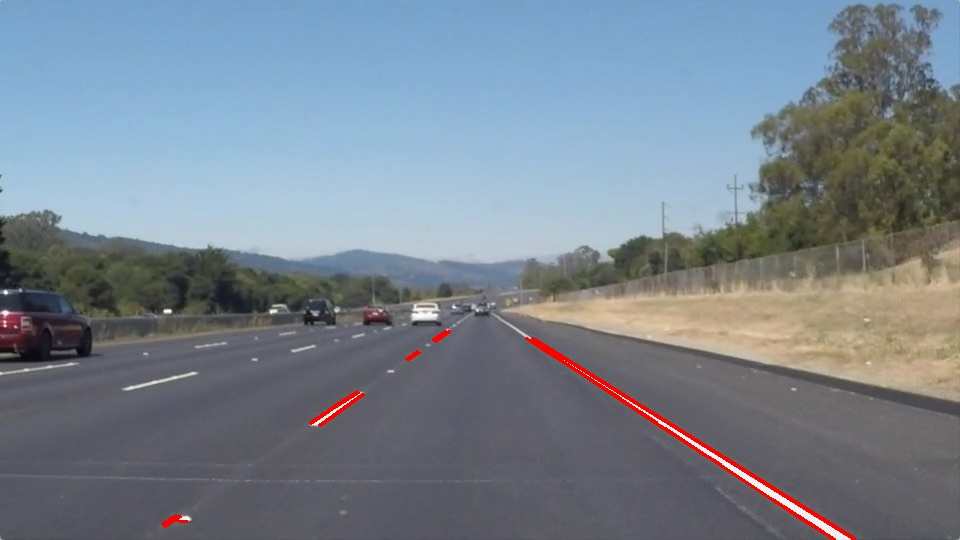
#> input picture wk01_finding_lanes/line-segments-example.jpg, 960 x 540 px; its folder holds only this picture in this run
$ python -i process_video.py   (imports and definitions only)
#> lines starting #> are read from the running program, lines starting #| are printed output that depends on the picture; after the words box and inside, x2 and y2 are one past the last pixel; in counts of white or black regions, pixels touching at a corner belong together
#importing some useful packages
import matplotlib.pyplot as plt
import matplotlib.image as mpimg
import numpy as np
import cv2
import math


def grayscale(img):
    """Applies the Grayscale transform
    This will return an image with only one color channel
    but NOTE: to see the returned image as grayscale
    you should call plt.imshow(gray, cmap='gray')"""
    return cv2.cvtColor(img, cv2.COLOR_BGR2GRAY)


def canny(img, low_threshold, high_threshold):
    """Applies the Canny transform"""
    return cv2.Canny(img, low_threshold, high_threshold)


def gaussian_blur(img, kernel_size):
    """Applies a Gaussian Noise kernel"""
    return cv2.GaussianBlur(img, (kernel_size, kernel_size), 0)


def region_of_interest(img, vertices):
    """
    Applies an image mask.

    Only keeps the region of the image defined by the polygon
    formed from `vertices`. The rest of the image is set to black.
    """
    # defining a blank mask to start with
    mask = np.zeros_like(img)

    # defining a 3 channel or 1 channel color to fill the mask with depending on the input image
    if len(img.shape) > 2:
        channel_count = img.shape[2]  # i.e. 3 or 4 depending on your image
        ignore_mask_color = (255,) * channel_count
    else:
        ignore_mask_color = 255

    # filling pixels inside the polygon defined by "vertices" with the fill color
    cv2.fillPoly(mask, vertices, ignore_mask_color)

    # returning the image only where mask pixels are nonzero
    masked_image = cv2.bitwise_and(img, mask)
    return masked_image


# [33 lines left out: functions draw_lines, hough_lines, not called in this run]


# Python 3 has support for cool math symbols.

def weighted_img(img, initial_img, alpha=0.8, beta=1., lamda=0.):
    """
    `img` is the output of the hough_lines(), An image with lines drawn on it.
    Should be a blank image (all black) with lines drawn on it.

    `initial_img` should be the image before any processing.

    The result image is computed as follows:

    initial_img * alpha + img * beta + lamda
    NOTE: initial_img and img must be the same shape!
    """
    return cv2.addWeighted(initial_img, alpha, img, beta, lamda)

def get_line_points(line):
    [x1, y1, x2, y2] = line[0]
    # line equation y = f(X)
    m = (y2 - y1) / (x2 - x1)
    def line_eq(m, X):
        return m * (X - x1) + y1

    line_func = np.vectorize(line_eq)

    x = np.arange(x1, x2+1, dtype=np.uint16)
    y = line_func(m, x).astype(np.uint16)
    #return np.swapaxes([x,y],0,1)
    #return np.dstack((x, y))
    return np.stack((x,y), axis=-1)

def hough_lines_points(img, rho, theta, threshold, min_line_len, max_line_gap):
    """
    `img` should be the output of a Canny transform.

    Returns an image with hough lines drawn.
    """
    lines = cv2.HoughLinesP(img, rho, theta, threshold, np.array([]), minLineLength=min_line_len,
                            maxLineGap=max_line_gap)
    cnt = np.array([], dtype=np.uint16).reshape(0,2)
    tmp = np.zeros_like(img)
    for line in lines:
        [x1, y1, x2, y2] = line[0]
        # print(line)
        cv2.line(tmp, (x1, y1), (x2, y2), 255, 2)
        points = get_line_points(line)
        cnt = np.vstack((cnt,points))
    # plt.imshow(tmp, cmap='gray')  #call as plt.imshow(gray, cmap='gray') to show a grayscaled image
    # plt.show()
    return cnt


def fitting_line_points(gray, cnt, region_topy = 325):
    # Fitline to average lines

    # apply fitline() function
    [vx, vy, x, y] = cv2.fitLine(cnt, cv2.DIST_L2, 0, 0.01, 0.01)
    # Now find two extreme points on the line to draw line
    topx = int(((region_topy-y) * vx / vy) + x)
    bottomx = int(((gray.shape[0] - y) * vx / vy) + x)

    #print(left_masked_edges.shape[1])
    # Finally draw the line
    img = np.zeros_like(gray)
    cv2.line(img, (bottomx, gray.shape[0] - 1), (topx, region_topy), 255, 2)
    # [5 lines of commented-out code are left out]
    return img

def masking_line(region, gray):
    cnt = hough_lines_points(region, 2, np.pi/180, 15, 10, 20)
    return fitting_line_points(gray, cnt)

def process_image_debug(image):
    ret_image = cv2.cvtColor(image, cv2.COLOR_BGR2RGB)
    cv2.imwrite('failed.jpg', ret_image)
    initial_image = np.copy(image)
    #printing out some stats and plotting
    print('This image is:', type(image), 'with dimesions:', image.shape)
    plt.imshow(image)  #call as plt.imshow(gray, cmap='gray') to show a grayscaled image
    plt.show()

    image = grayscale(image)
    plt.imshow(image, cmap='gray')
    plt.show()
    image = gaussian_blur(image, 7)
    image = canny(image, 50, 150)
    plt.imshow(image, cmap='gray')  #call as plt.imshow(gray, cmap='gray') to show a grayscaled image
    plt.show()

    # This time we are defining a four sided polygon to mask
    imshape = image.shape
    mask = np.zeros_like(image)

    # Seperate left lane and right lane lines
    # left_vertices = np.array([[(0, imshape[0]), (470, 325), (470, imshape[0])]], dtype=np.int32)
    # right_vertices = np.array([[(490, 325), (490, imshape[0]), (imshape[1], imshape[0])]], dtype=np.int32)
    left_vertices = np.array([[(0, imshape[0]), (400, 330), (470, 330), (470, imshape[0])]], dtype=np.int32)
    right_vertices = np.array([[(490, imshape[0]), (490, 330), (510, 330), (imshape[1], imshape[0])]], dtype=np.int32)
    left_masked_edges = region_of_interest(image, left_vertices)
    right_masked_edges = region_of_interest(image, right_vertices)
    plt.imshow(left_masked_edges, cmap='gray')
    plt.show()
    plt.imshow(right_masked_edges, cmap='gray')
    plt.show()

    left_line_img = masking_line(left_masked_edges, image)
    # Create a "color" binary image to combine with line image
    color_fit_line = np.dstack((left_line_img, mask, mask))
    left_marked_image = weighted_img(color_fit_line, initial_image)
    plt.imshow(left_marked_image)
    plt.show()

    right_line_img = masking_line(right_masked_edges, image)
    # Create a "color" binary image to combine with line image
    right_color_fit_line = np.dstack((right_line_img, mask, mask))
    right_marked_image = weighted_img(right_color_fit_line, left_marked_image)
    plt.imshow(right_marked_image)
    plt.show()
    return right_marked_image


# [48 lines left out: functions process_image, process_image_file, not called in this run]

import os
# [6 lines of commented-out code are left out]
from moviepy.editor import VideoFileClip
from IPython.display import HTML
# [5 lines of commented-out code are left out]
yellow_output = 'yellow.mp4'
# [1 line that did not run here, left out]
# [1 line that did not run here, left out]
# [1 line not run here, left out]

>>> import cv2
>>> picture = cv2.imread('line-segments-example.jpg')
#> picture is the input picture: shape (540, 960, 3); mean B, G, R 142.5, 131.4, 120.8
>>> result = process_image_debug(picture)
#| This image is: <class 'numpy.ndarray'> with dimesions: (540, 960, 3)
#> in canny, `return cv2.Canny(img, low_threshold, high_threshold)`:
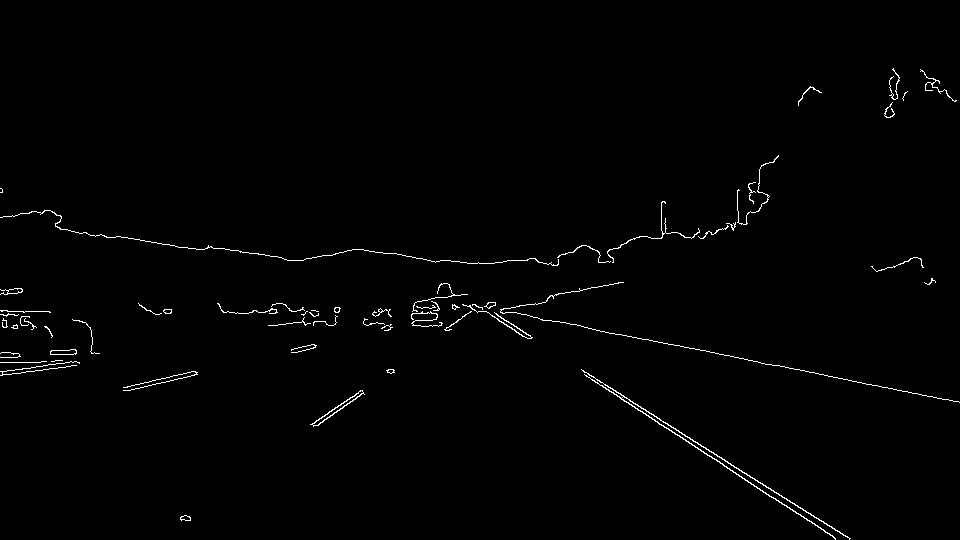
#> returned value: shape (540, 960); 0.97% white in thin lines or dots, all inside (x1, y1, x2, y2) = (0, 68, 960, 540)
#> in region_of_interest, `cv2.fillPoly(mask, vertices, ignore_mask_color)`: mask: shape (540, 960); 11% white; 1 white region, box (x1, y1, x2, y2) and area: (1, 330, 471, 540) 56900
#> in region_of_interest, `masked_image = cv2.bitwise_and(img, mask)`: masked_image: shape (540, 960); 0.04% white in thin lines or dots, all inside (x1, y1, x2, y2) = (180, 330, 450, 521)
#> in region_of_interest (call 2), `cv2.fillPoly(mask, vertices, ignore_mask_color)`:
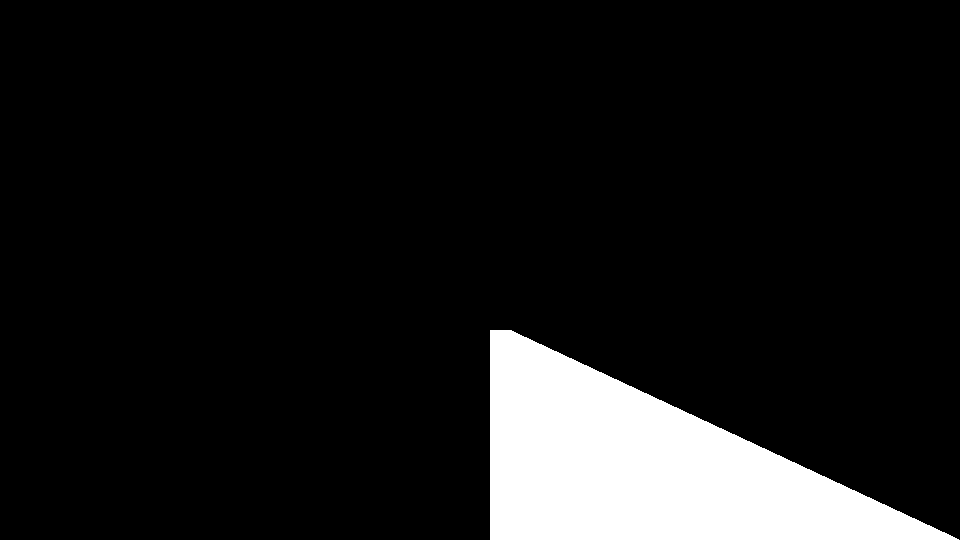
#> mask: shape (540, 960); 9.9% white; 1 white region, box (x1, y1, x2, y2) and area: (490, 330, 959, 540) 51570
#> in region_of_interest (call 2), `masked_image = cv2.bitwise_and(img, mask)`:
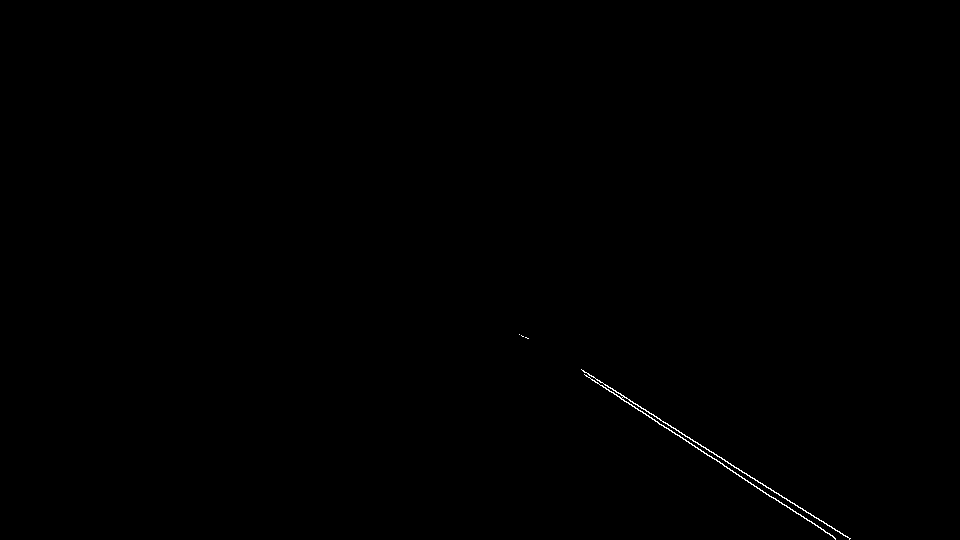
#> masked_image: shape (540, 960); 0.16% white in thin lines or dots, all inside (x1, y1, x2, y2) = (519, 334, 851, 540)
#> in hough_lines_points, `lines = cv2.HoughLinesP(img, rho, theta, threshold, np.array([]), minL..`: lines = [[316, 425, 347, 403], [312, 424, 361, 390], [339, 410, 361, 393], [327, 414, 362, 390], [317, 425, 359, 396], [310, 424, 344, 401]]
#> the loop in hough_lines_points, `for line in lines:` made 6 passes
#> m in get_line_points on passes 1 to 6: -0.71, -0.694, -0.773, -0.686, -0.69, -0.676
#> after the loop in hough_lines_points, `for line in lines:`: tmp: shape (540, 960); 0.09% white; 1 white region, box (x1, y1, x2, y2) and area: (309, 389, 364, 427) 460
#> after the loop in hough_lines_points, `for line in lines:`: cnt = 219 pairs, first value 310 to 362, second value 390 to 425
#> in fitting_line_points, `[vx, vy, x, y] = cv2.fitLine(cnt, cv2.DIST_L2, 0, 0.01, 0.01)`: vx = [0.829]; vy = [-0.56]; x = [337.3]; y = [407.7]
#> in fitting_line_points, `topx = int(((region_topy-y) * vx / vy) + x)`: topx = 459
#> in fitting_line_points, `bottomx = int(((gray.shape[0] - y) * vx / vy) + x)`: bottomx = 141
#> in fitting_line_points, `cv2.line(img, (bottomx, gray.shape[0] - 1), (topx, region_topy), 255, 2)`: img: shape (540, 960); 0.25% white; 1 white region, box (x1, y1, x2, y2) and area: (140, 324, 461, 540) 1279
#> in weighted_img, `return cv2.addWeighted(initial_img, alpha, img, beta, lamda)`:
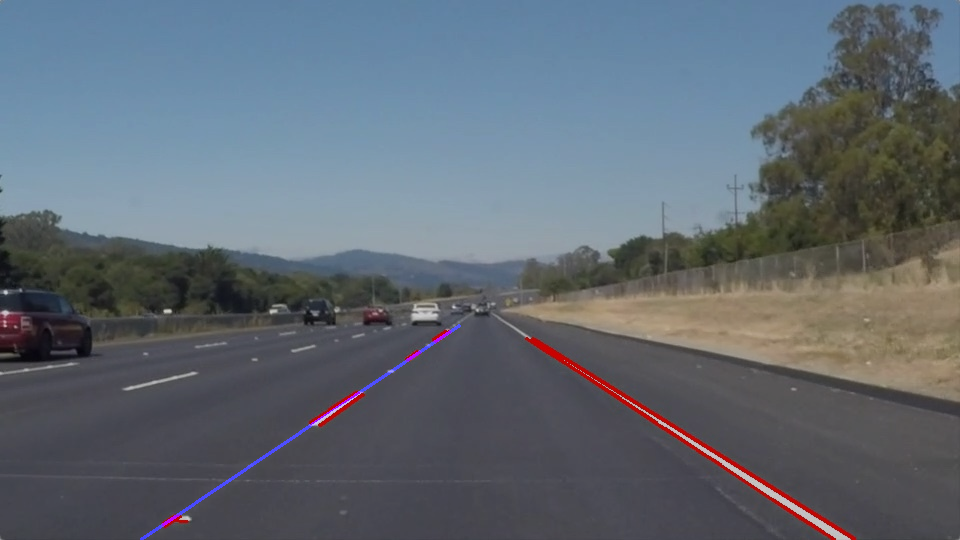
#> returned value: shape (540, 960, 3); mean of channels 0, 1, 2 114.5, 105.1, 96.6; drawn as B, G, R
#> call 2 of hough_lines_points, with rho = 2, theta = 0.0175, threshold = 15, min_line_len = 10, max_line_gap = 20
#> in hough_lines_points (call 2), `lines = cv2.HoughLinesP(img, rho, theta, threshold, np.array([]), minL..`: lines = [[584, 372, 850, 538], [586, 376, 835, 538], [591, 376, 626, 397], [605, 388, 679, 435], [623, 396, 656, 416], [648, 416, 685, 439], [585, 375, 631, 404], [582, 370, 594, 377], [679, 436, 716, 459]]
#> the loop in hough_lines_points (call 2), `for line in lines:` made 9 passes
#> m in get_line_points on passes 1 to 9: 0.624, 0.651, 0.6, 0.635, 0.606, 0.622, 0.63, 0.583, 0.622
#> after the loop in hough_lines_points (call 2), `for line in lines:`:
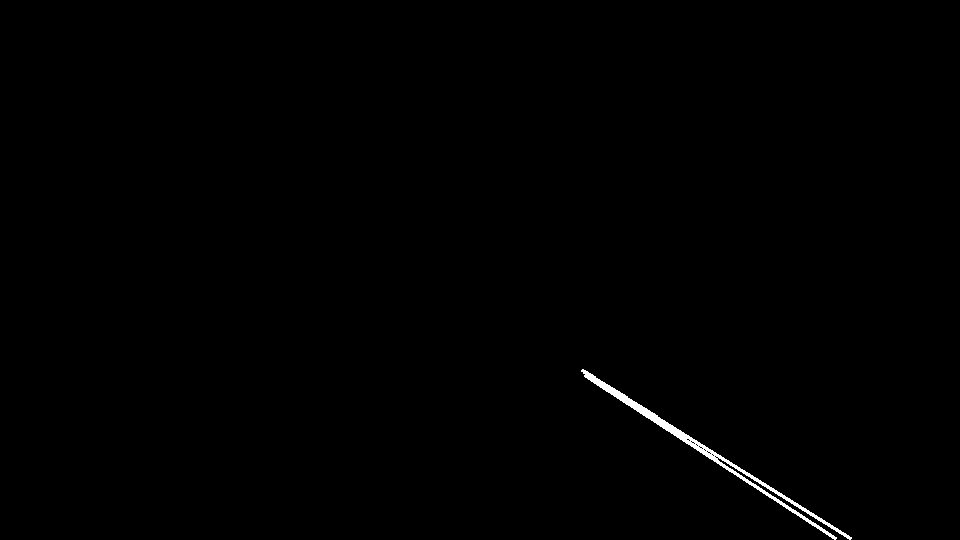
#> tmp: shape (540, 960); 0.42% white; 1 white region, box (x1, y1, x2, y2) and area: (581, 369, 852, 540) 2168
#> after the loop in hough_lines_points (call 2), `for line in lines:`: cnt = 798 pairs, first value 582 to 850, second value 370 to 538
#> call 2 of fitting_line_points, with cnt = array of shape (798, 2), region_topy = 325
#> in fitting_line_points (call 2), `[vx, vy, x, y] = cv2.fitLine(cnt, cv2.DIST_L2, 0, 0.01, 0.01)`: vx = [0.843]; vy = [0.537]; x = [687.9]; y = [439]
#> in fitting_line_points (call 2), `topx = int(((region_topy-y) * vx / vy) + x)`: topx = 508
#> in fitting_line_points (call 2), `bottomx = int(((gray.shape[0] - y) * vx / vy) + x)`: bottomx = 846
#> in fitting_line_points (call 2), `cv2.line(img, (bottomx, gray.shape[0] - 1), (topx, region_topy), 255, 2)`:
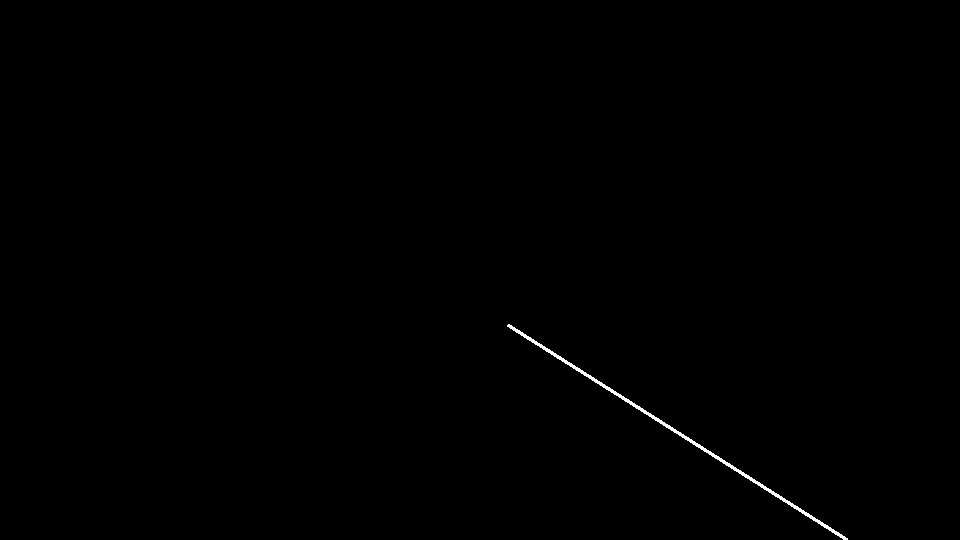
#> img: shape (540, 960); 0.26% white; 1 white region, box (x1, y1, x2, y2) and area: (507, 324, 848, 540) 1343
#> call 2 of weighted_img, with alpha = 0.8, beta = 1, lamda = 0
#> in weighted_img (call 2), `return cv2.addWeighted(initial_img, alpha, img, beta, lamda)`:
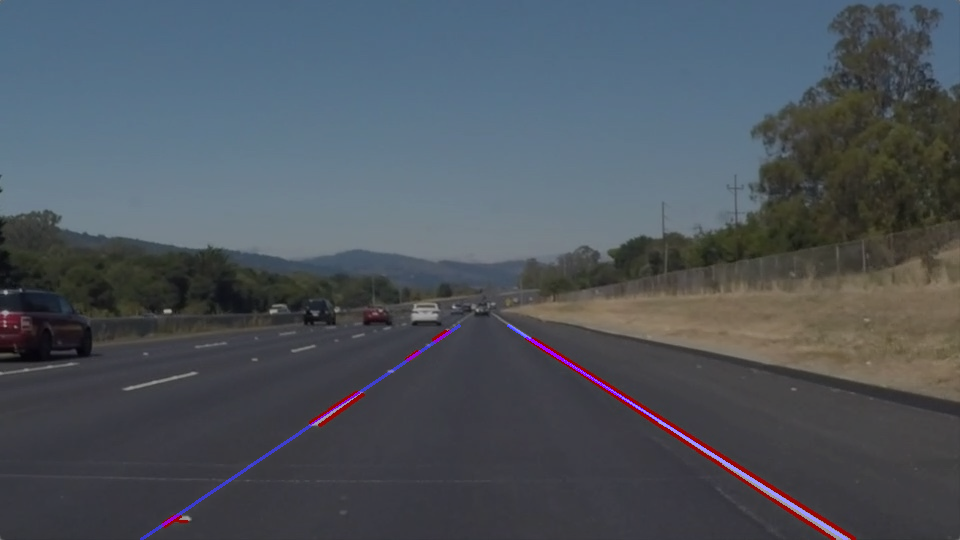
#> returned value: shape (540, 960, 3); mean of channels 0, 1, 2 92, 84.1, 77.3; drawn as B, G, R
#> (the run stopped early here; a loop or call above may not have finished)
